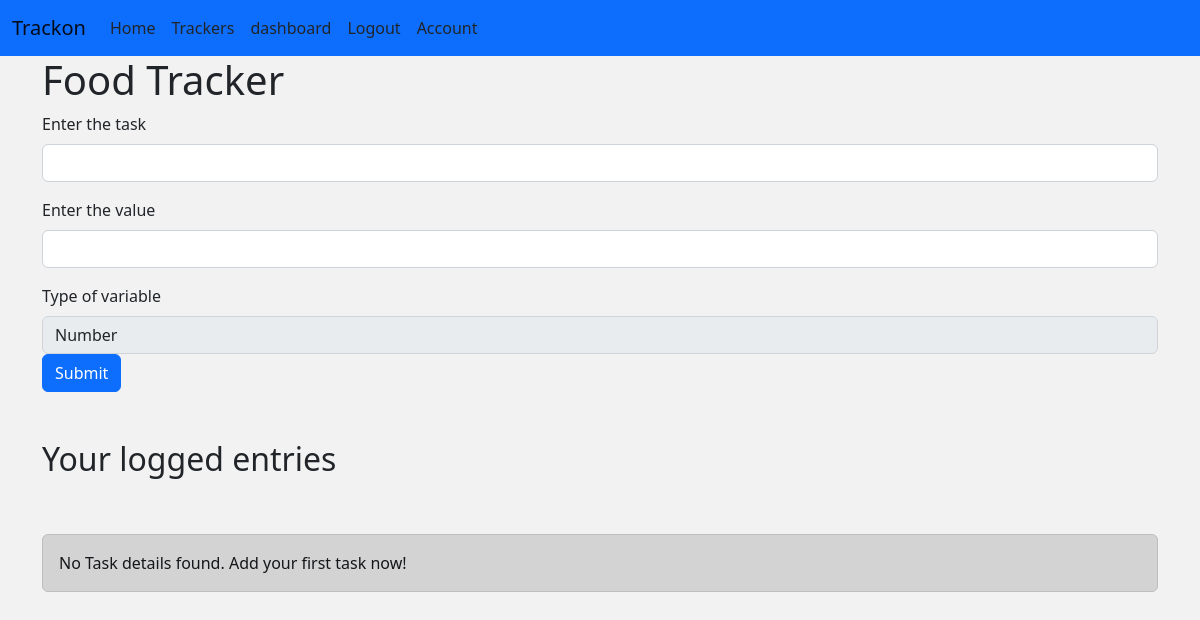
Before: /log/3 (signed in) with the older database file.
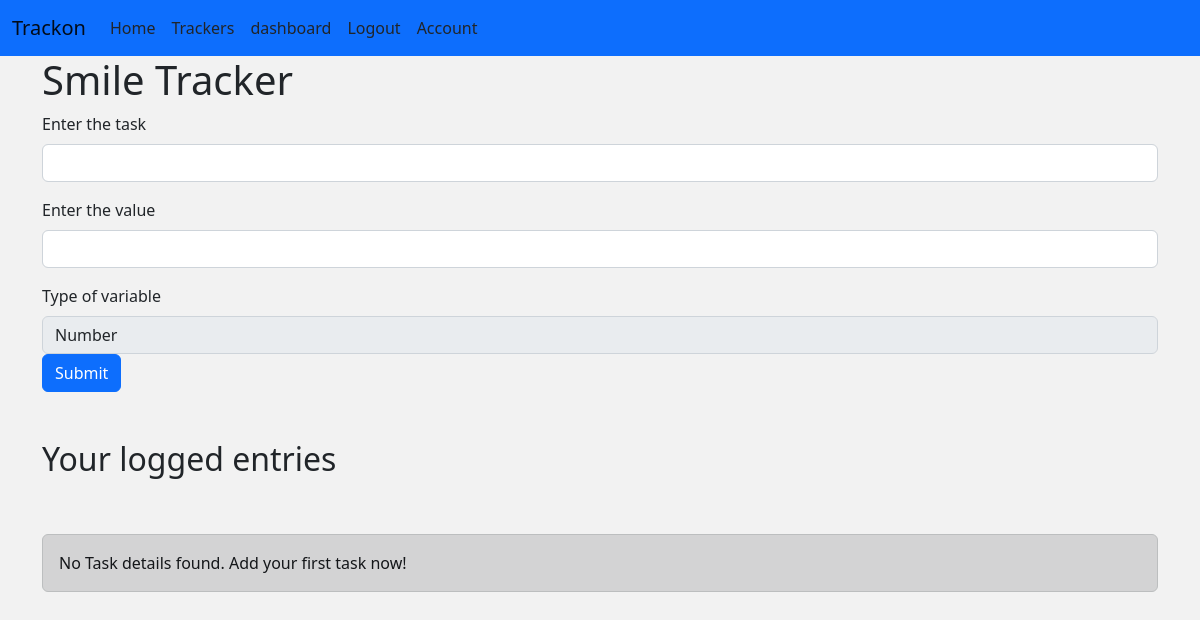
After: the same page with the newer database file.
### main/models.py (models this page shows, shortened)
class Tracker(db.Model):
    sno = db.Column(db.Integer, primary_key=True)
    tracker_name = db.Column(db.String(300), nullable=False, unique=True)
    task_value_type = db.Column(db.String(20), nullable=False)
    user_id = db.Column(db.Integer, db.ForeignKey('user.id'))
    logs = db.relationship('Inputaken', backref='tracker', lazy=True)

### main/routes.py (the view, shortened to what this page needs)
@app.route("/log/<int:sno>", methods=['GET', 'POST'])
@login_required
def log(sno):
    task_table = Tracker.query.filter_by(sno=sno).first()
    outputpage = Inputaken.query.filter_by(
        tracker_id=sno, user_id=current_user.id).all()
    return render_template('log.html', task=task_table, outputpage=outputpage)

### main/models.py (called while the page is built)
@login_manager.user_loader
def load_user(user_id):
    return User.query.get(int(user_id))

### main/templates/log.html (shortened to what this page needs)
{% extends 'base.html' %}
{% block content %}
<div class="container">
    <div class="track_type">
        <h1>{{task.tracker_name}}</h1>
    </div>
    <form action="/log/{{task.sno}}" method="POST">
        <div class="mb-3">
            <label for="exampleInputEmail1" class="form-label">Enter the task <title></title></label>
            <input type="text" class="form-control" name="title" id="text-title">
        </div>
        <div class="mb-3">
            <label for="exampleInputPassword1" class="form-label">Enter the value</label>
            <input type="text" class="form-control" name="value" id="exampleInputPassword1">
        </div>
        <label for="inputState" class="form-label">Type of variable</label>
        <input type="text" disabled=true class="form-control" value={{task.task_value_type}}>
        <button type="submit" class="btn btn-primary">Submit</button>
    </form>
    <br><br>
    <h2>Your logged entries</h2><br><br>
    {% if outputpage|length == 0 %}
    <div class="alert alert-dark" role="alert">
        No Task details found. Add your first task now!
    </div>
    {% endif %}
</div>
{% endblock content %}

### main/templates/base.html (shortened to what this page needs)
<!DOCTYPE html>
<html lang="en">
  <head>
    <link
      href="https://cdn.jsdelivr.net/npm/bootstrap@5.2.0-beta1/dist/css/bootstrap.min.css"
      rel="stylesheet"
    />
    <link rel="stylesheet" href="{{ url_for('static',filename='main.css') }}" />
  </head>
  <body>
    <nav class="navbar navbar-expand-lg bg-primary">
      <div class="container-fluid">
        <a class="navbar-brand" href="#">Trackon</a>
        <div class="collapse navbar-collapse" id="navbarNav">
          <a
            class="nav-link active px-2"
            href="{{url_for('home')}}"
            aria-current="page"
            href="#"
            >Home</a
          >
          {% if current_user.is_authenticated %}
          <a class="nav-link px-2" href="{{url_for('track')}}">Trackers</a>
          <a class="nav-link px-2" href="{{url_for('dashboard')}}">dashboard</a>
          <a class="nav-link px-2" href="{{url_for('logout')}}">Logout</a>
          <a class="nav-link px-2" href="{{url_for('account')}}">Account</a>
          {% else %}
          <a class="nav-link px-2" href="{{url_for('login')}}">Login</a>
          <a class="nav-link px-2" href="{{url_for('register')}}">Register</a>
          {% endif %}
        </div>
      </div>
    </nav>
     {% block content %} {% endblock %}
  </body>
</html>

### main/static/main.css (style rules this page uses)
body { background-color: #f2f2f2; }

Changed rows visible on the page:
changed Tracker "Number": tracker_name "Food Tracker" → "Smile Tracker"
